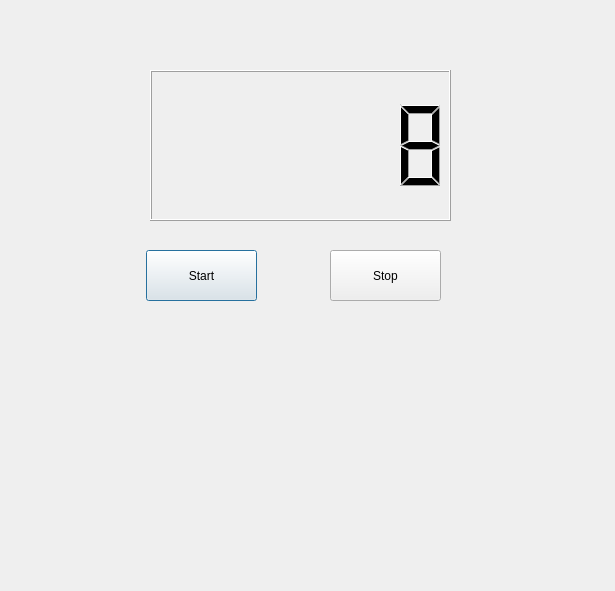
<?xml version="1.0" encoding="UTF-8"?>
<ui version="4.0">
 <class>Dialog</class>
 <widget class="QDialog" name="Dialog">
  <property name="geometry">
   <rect>
    <x>0</x>
    <y>0</y>
    <width>615</width>
    <height>591</height>
   </rect>
  </property>
  <property name="windowTitle">
   <string>Dialog</string>
  </property>
  <widget class="QLCDNumber" name="lcdNumber">
   <property name="geometry">
    <rect>
     <x>150</x>
     <y>70</y>
     <width>301</width>
     <height>151</height>
    </rect>
   </property>
   <property name="smallDecimalPoint">
    <bool>false</bool>
   </property>
   <property name="digitCount">
    <number>6</number>
   </property>
   <property name="intValue" stdset="0">
    <number>8</number>
   </property>
  </widget>
  <widget class="QPushButton" name="pushButtonStart">
   <property name="geometry">
    <rect>
     <x>146</x>
     <y>250</y>
     <width>111</width>
     <height>51</height>
    </rect>
   </property>
   <property name="text">
    <string>Start</string>
   </property>
  </widget>
  <widget class="QPushButton" name="pushButtonStop">
   <property name="geometry">
    <rect>
     <x>330</x>
     <y>250</y>
     <width>111</width>
     <height>51</height>
    </rect>
   </property>
   <property name="text">
    <string>Stop</string>
   </property>
  </widget>
 </widget>
 <resources/>
 <connections/>
</ui>
